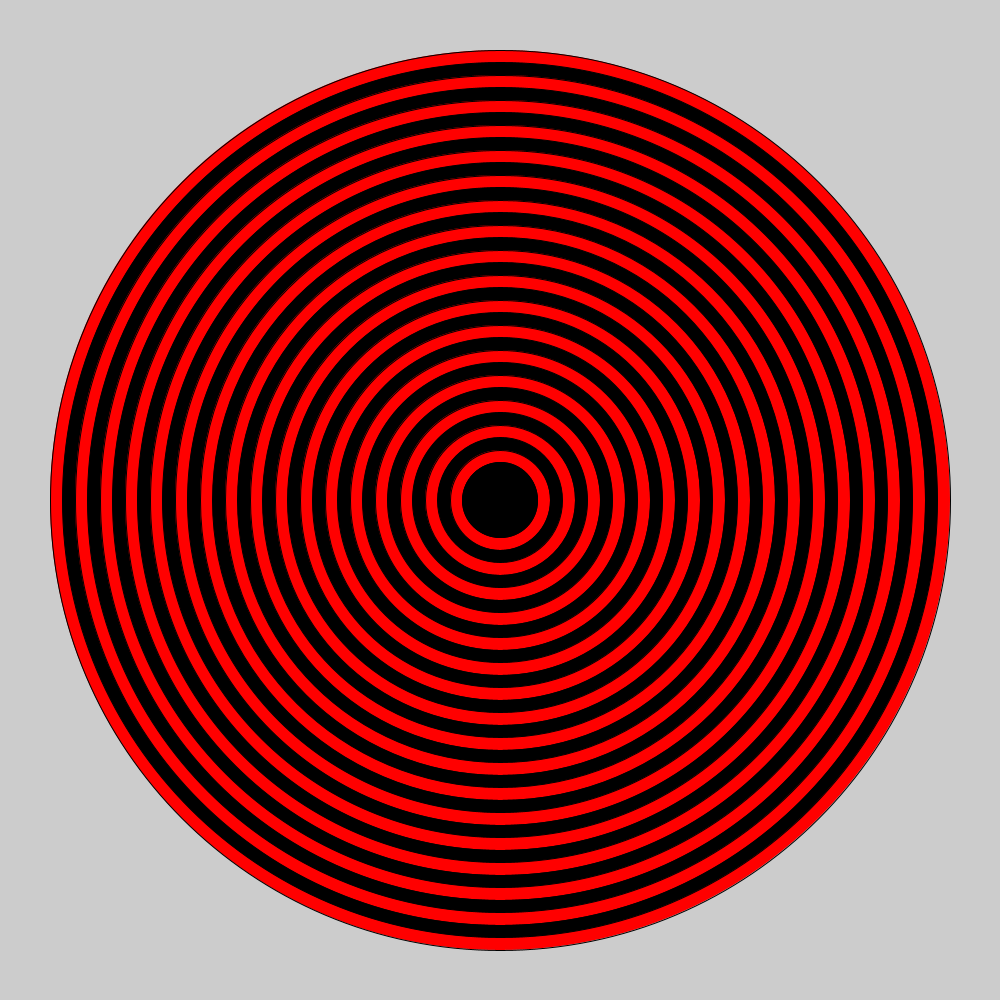
Frame 1 (no input)
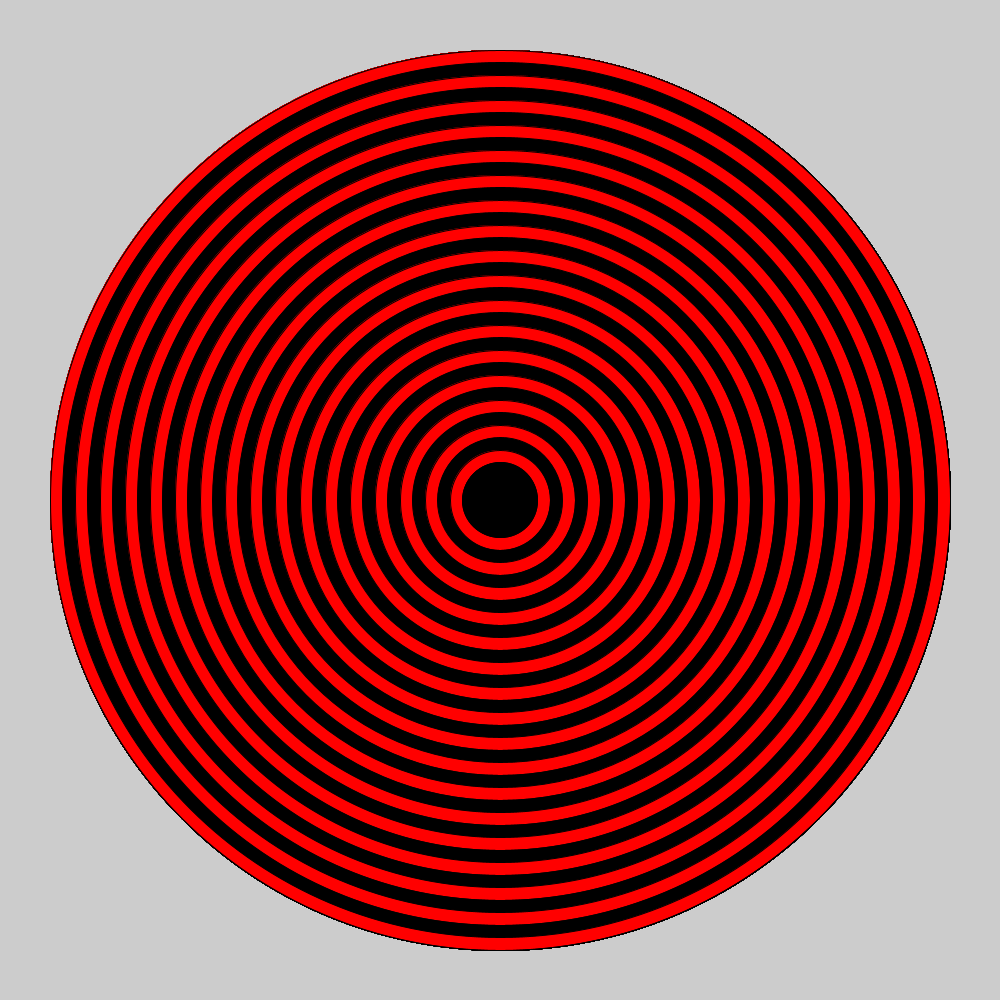
Frame 60 (the mouse pressed at the canvas centre just before this capture)
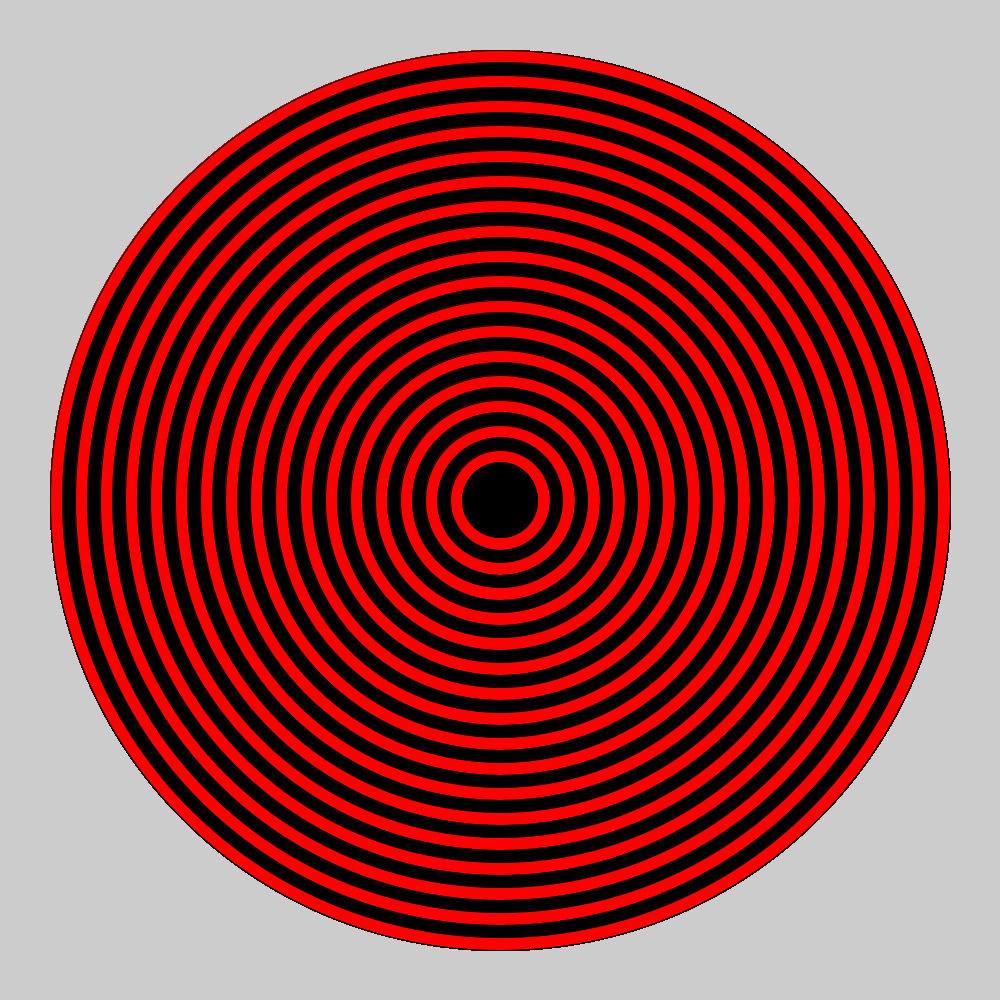
Frame 120 (the mouse held since frame 60 and released just before this capture)

The Processing sketch that drew these frames (run headless with seeded random() and noise(); from frame 60 on, the mouse is pressed at the canvas centre):

// Processing sketch: bullseye
// ── bullseye.pde

void setup() {
 
  // set the size of your sketch
  size(1000, 1000);

}
 
void draw() {
  
 
  int with = 900;
  int hight = 900;
  //Starting with the largest ellipse, use a for loop to draw a bullseye with ellipses.
  for(int e = 0; e < 40; e++){
      fill(300, 0, 0);
    if(e % 2 == 1){
      fill(0, 0, 0);
    }
          ellipse(500, 500, with, hight);

with -= 25;
hight -= 25;
  }
  //Use an if statement and remainder to alternate the color of your rings.
  
  
}
